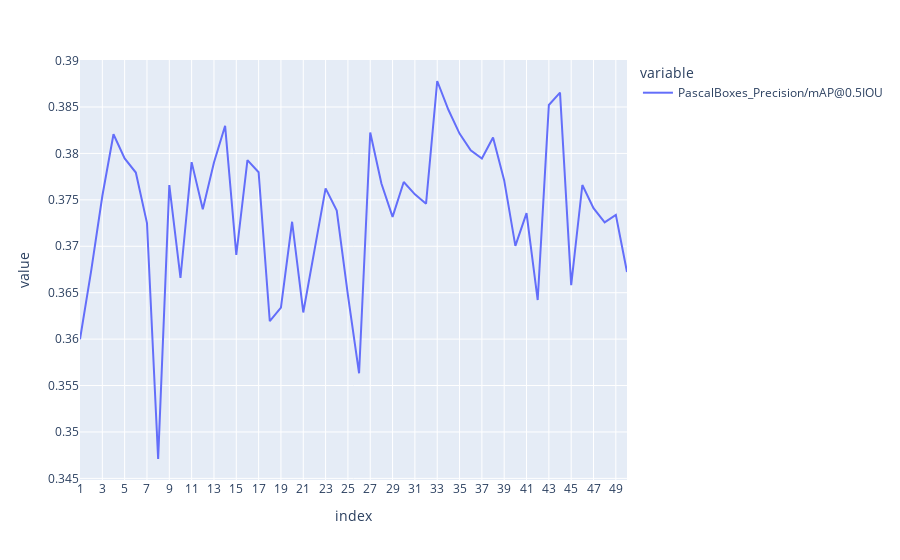

The notebook cell this image was saved under:
### Code cell
px.line(pd.DataFrame(only_daycare_training_results_per_epoch).T["PascalBoxes_Precision/mAP@0.5IOU"])

### Figure 1 — Plotly figure (JSON) as saved in the notebook; plotly's stock layout.template omitted (floating-point values rounded to 4 significant figures)
{"data": [{"hovertemplate": "variable=PascalBoxes_Precision/mAP@0.5IOU<br>index=%{x}<br>value=%{y}<extra></extra>", "legendgroup": "PascalBoxes_Precision/mAP@0.5IOU", "line": {"color": "#636efa", "dash": "solid"}, "marker": {"symbol": "circle"}, "mode": "lines", "name": "PascalBoxes_Precision/mAP@0.5IOU", "orientation": "v", "showlegend": true, "type": "scatter", "x": ["1", "2", "3", "4", "5", "6", "7", "8", "9", "10", "11", "12", "13", "14", "15", "16", "17", "18", "19", "20", "21", "22", "23", "24", "25", "26", "27", "28", "29", "30", "31", "32", "33", "34", "35", "36", "37", "38", "39", "40", "41", "42", "43", "44", "45", "46", "47", "48", "49", "50"], "xaxis": "x", "y": [0.36, 0.3674, 0.3754, 0.3821, 0.3795, 0.3779, 0.3725, 0.3471, 0.3766, 0.3666, 0.3791, 0.374, 0.379, 0.383, 0.3691, 0.3793, 0.378, 0.3619, 0.3634, 0.3726, 0.3629, 0.3695, 0.3762, 0.3738, 0.3647, 0.3563, 0.3823, 0.3768, 0.3732, 0.3769, 0.3756, 0.3746, 0.3878, 0.3847, 0.3821, 0.3803, 0.3795, 0.3817, 0.3771, 0.37, 0.3736, 0.3642, 0.3852, 0.3866, 0.3658, 0.3766, 0.3741, 0.3726, 0.3734, 0.3672], "yaxis": "y"}], "layout": {"legend": {"title": {"text": "variable"}, "tracegroupgap": 0}, "margin": {"t": 60}, "xaxis": {"anchor": "y", "domain": [0, 1], "title": {"text": "index"}}, "yaxis": {"anchor": "x", "domain": [0, 1], "title": {"text": "value"}}}}
